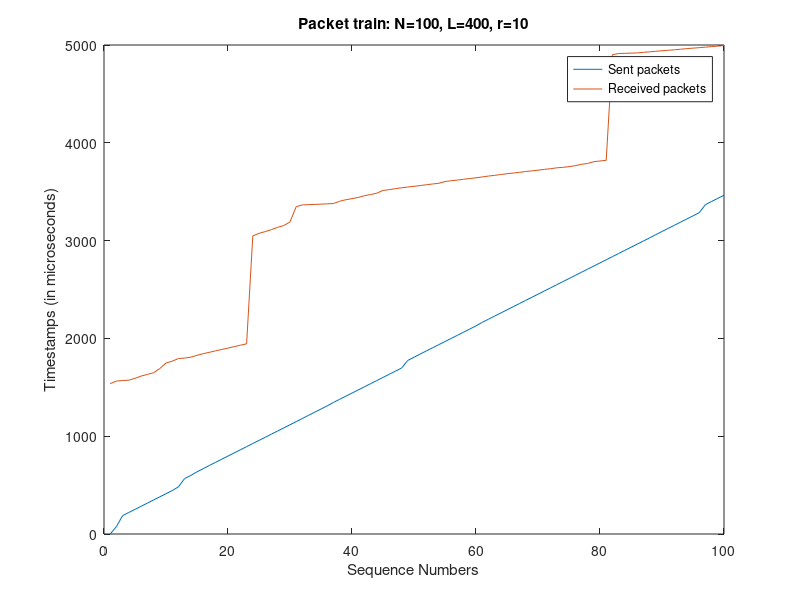

Recreate this plot in MATLAB.
[seqNo, sent, received] = textread('sinkOutput.txt', '%d %d %d');
figure(1);
plot(seqNo,sent,seqNo,received);
title('Packet train: N=100, L=400, r=10');
xlabel('Sequence Numbers');
ylabel('Timestamps (in microseconds)');
legend('Sent packets','Received packets');